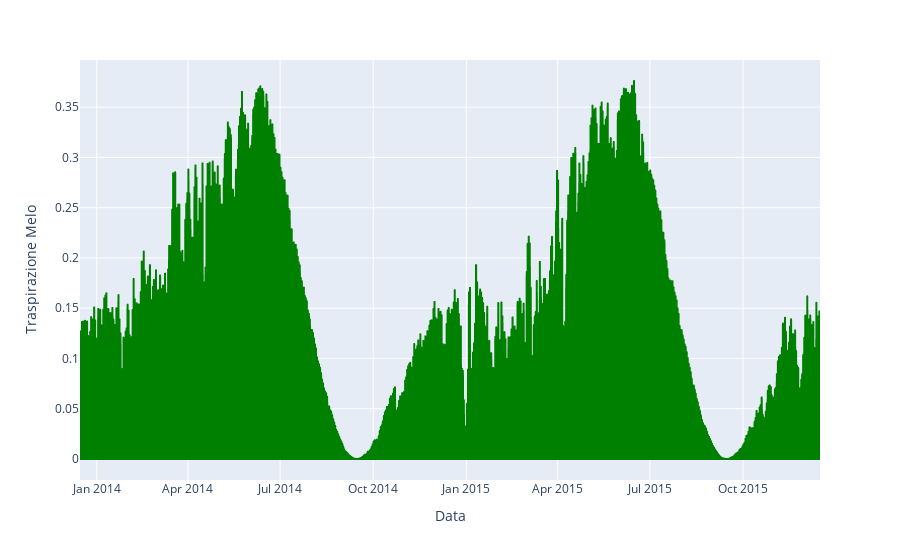

Write notebook code for a chart like this one.
### Markdown cell above
LAI Meleto: 1.80 ± 0.25 (Jackson, 1978) - [American Society for Horticultural Science](https://journals.ashs.org/hortsci/view/journals/hortsci/53/6/article-p799.xml#:~:text=Previous%20literature%20states%20that%20an,0.25%20(Jackson%2C%201978))

### Code cell
df = pd.read_csv('Melo_Transpiration_1_totalstress.csv',skiprows=6, sep=',', parse_dates=[0], na_values=-9999,usecols=[1,2])
df.columns = ['Data','Traspirazione Melo']
fig = px.line(df, x='Data', y='Traspirazione Melo')
fig.update_traces(line_color='green')
fig.show()

### Figure 1 — Plotly figure (JSON) as saved in the notebook; plotly's stock layout.template omitted (floating-point values rounded to 4 significant figures; data arrays with more than 128 entries replaced by an {"elided": "..."} marker saying what was removed)
{"data": [{"hovertemplate": "Data=%{x}<br>Traspirazione Melo=%{y}<extra></extra>", "legendgroup": "", "line": {"color": "green", "dash": "solid"}, "marker": {"symbol": "circle"}, "mode": "lines", "name": "", "showlegend": false, "type": "scattergl", "x": {"elided": "17534 str values"}, "xaxis": "x", "y": {"elided": "17534 float values"}, "yaxis": "y"}], "layout": {"autosize": true, "legend": {"tracegroupgap": 0}, "margin": {"t": 60}, "xaxis": {"anchor": "y", "autorange": true, "domain": [0, 1], "range": ["2013-12-15 11:00", "2015-12-16"], "title": {"text": "Data"}, "type": "date"}, "yaxis": {"anchor": "x", "autorange": true, "domain": [0, 1], "range": [-0.02089, 0.3969], "title": {"text": "Traspirazione Melo"}, "type": "linear"}}}
